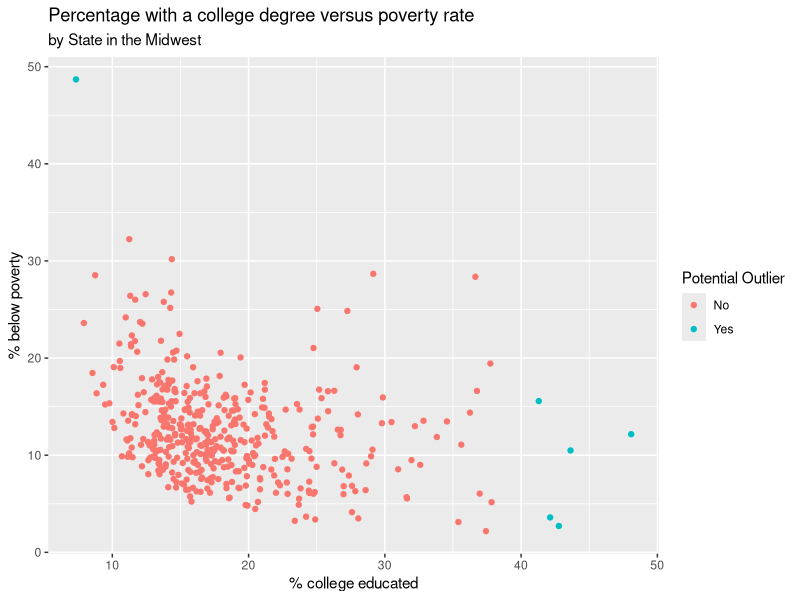

Reproduce this figure in R.
## ---- chunk 1
#| eval: true
#| message: false

library(tidyverse)
## ---- chunk 2
midwest |>
  count(state, sort = TRUE)
## ---- chunk 3
midwest |>
  count(county) |>
  filter(n == 5)
## ---- chunk 4
midwest |>
  filter(popdensity > 25000) |>
  select(county, state, popdensity, poptotal, area) |>
  arrange(desc(popdensity))
## ---- chunk 5
midwest |>
  filter(popdensity == max(popdensity)) |>
  select(county, state, popdensity, poptotal, area)
## ---- chunk 6
midwest |>
  summarize(
    typical = median(popdensity),
    lower = quantile(popdensity, 0.25),
    upper = quantile(popdensity, 0.75)
  )
## ---- chunk 7
midwest |>
  mutate(metro = if_else(inmetro == 1, "Yes", "No")) |>
  count(state, metro) |>
  group_by(state) |>
  mutate(prop = n / sum(n)) |>
  filter(metro == "Yes")
## ---- chunk 8
midwest |>
  filter(percollege < 10, percbelowpoverty > 45) |>
  select(county, state, percbelowpoverty, percollege)
## ---- chunk 9
midwest |>
  filter(percollege > 40, percbelowpoverty < 20) |>
  select(county, state, percbelowpoverty, percollege)
## ---- chunk 10

midwest |>
  filter((percollege < 10 & percbelowpoverty > 45) | 
         (percollege > 40 & percbelowpoverty < 20)) |>
  select(county, state, percbelowpoverty, percollege)
## ---- chunk 11
midwest <- midwest |>
  mutate(potential_outlier = if_else(
    (percollege < 10 & percbelowpoverty > 45) | (percollege > 40 & percbelowpoverty < 20),
    "Yes",
    "No"
  ))

midwest |>
  select(county, state, percbelowpoverty, percollege, potential_outlier) |>
  arrange(potential_outlier)
## ---- chunk 12
ggplot(midwest, aes(x = percollege, y = percbelowpoverty, color = potential_outlier)) +
  geom_point() +
  labs(
    x = "% college educated",
    y = "% below poverty",
    title = "Percentage with a college degree versus poverty rate",
    subtitle = "by State in the Midwest",
    color = "Potential Outlier"
  )
## ---- chunk 13
state_population <- midwest |>
  group_by(state) |>
  summarize(total_pop = sum(poptotal)) |>
  arrange(desc(total_pop))


## ---- chunk 14
#B) add proportion
state_population |>
  mutate(prop = total_pop / sum(total_pop))
